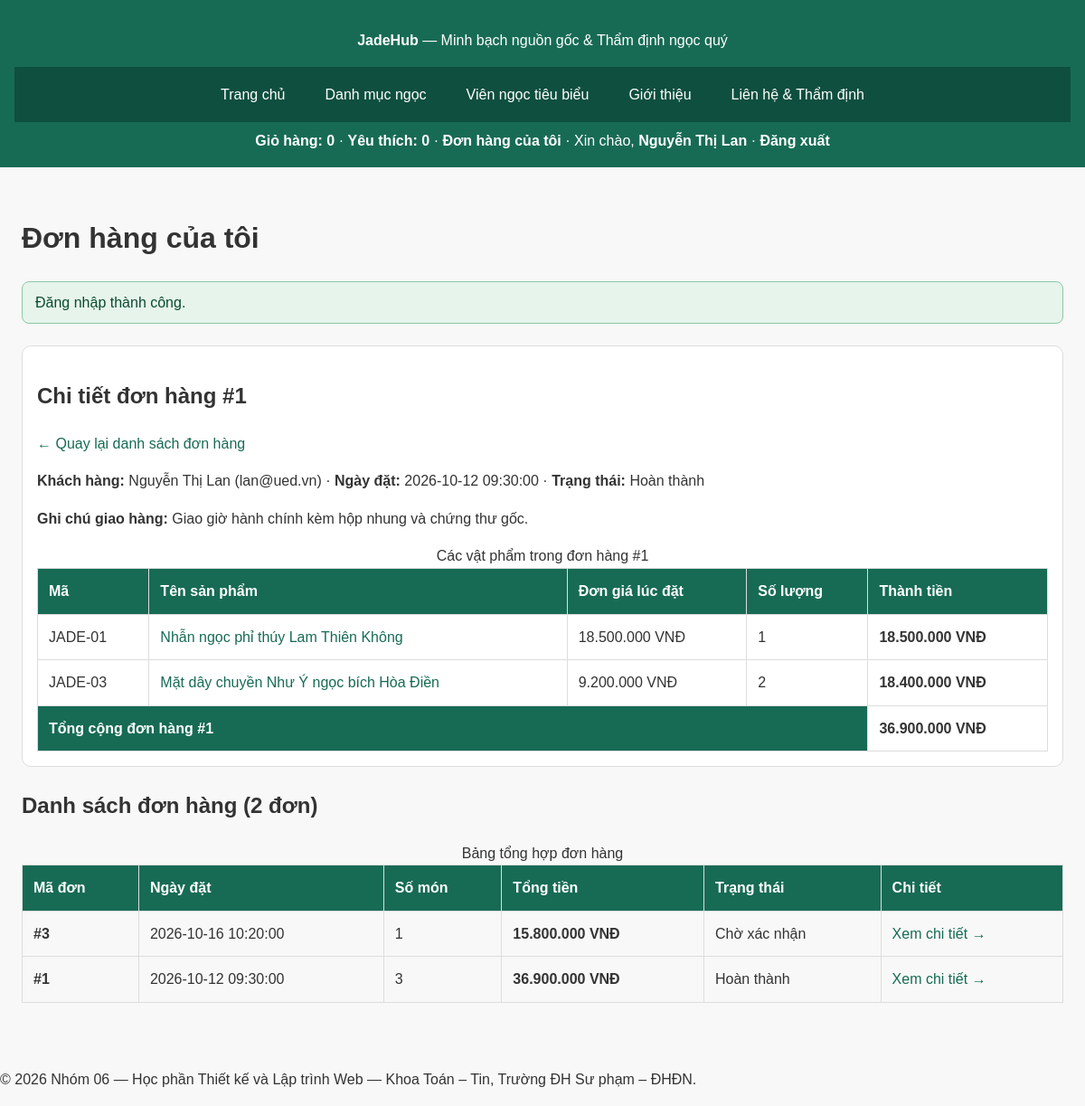
The app's page /don-hang.php?id=1 (signed in) with its own data.
### tables this page shows
CREATE TABLE nguoi_dung (
  id       INT UNSIGNED AUTO_INCREMENT PRIMARY KEY,
  email    VARCHAR(150) NOT NULL UNIQUE,
  ho_ten   VARCHAR(100) NOT NULL,
  mat_khau VARCHAR(255) NOT NULL,
  vai_tro  ENUM('khach_hang', 'quan_tri') NOT NULL DEFAULT 'khach_hang',
  ngay_tao DATETIME     NOT NULL DEFAULT CURRENT_TIMESTAMP
);

CREATE TABLE don_hang (
  id            INT UNSIGNED AUTO_INCREMENT PRIMARY KEY,
  nguoi_dung_id INT UNSIGNED NOT NULL,
  trang_thai    ENUM('cho_xac_nhan', 'dang_giao', 'hoan_thanh', 'da_huy') NOT NULL DEFAULT 'cho_xac_nhan',
  ghi_chu       VARCHAR(500) NULL,
  ngay_dat      DATETIME     NOT NULL DEFAULT CURRENT_TIMESTAMP,
  CONSTRAINT fk_don_hang_nguoi_dung FOREIGN KEY (nguoi_dung_id) REFERENCES nguoi_dung(id),
  INDEX idx_don_hang_nguoi_dung (nguoi_dung_id, ngay_dat)
);

CREATE TABLE chi_tiet_don (
  don_hang_id INT UNSIGNED      NOT NULL,
  san_pham_id INT UNSIGNED      NOT NULL,
  so_luong    SMALLINT UNSIGNED NOT NULL CHECK (so_luong >= 1 AND so_luong <= 99),
  don_gia     INT UNSIGNED      NOT NULL CHECK (don_gia >= 1000),
  PRIMARY KEY (don_hang_id, san_pham_id),
  CONSTRAINT fk_ctd_don_hang FOREIGN KEY (don_hang_id) REFERENCES don_hang(id) ON DELETE CASCADE,
  CONSTRAINT fk_ctd_san_pham FOREIGN KEY (san_pham_id) REFERENCES san_pham(id)
);

CREATE TABLE san_pham (
  id            INT UNSIGNED AUTO_INCREMENT PRIMARY KEY,
  danh_muc_id   INT UNSIGNED NOT NULL,
  ma            VARCHAR(30)  NOT NULL UNIQUE,
  ten           VARCHAR(200) NOT NULL,
  loai          VARCHAR(150) NOT NULL DEFAULT 'Ngọc tự nhiên',
  gia           INT UNSIGNED NOT NULL CHECK (gia >= 1000),
  ton_kho       INT UNSIGNED NOT NULL DEFAULT 0,
  xuat_xu       VARCHAR(100) NOT NULL DEFAULT 'Myanmar',
  kiem_dinh     VARCHAR(150) NOT NULL DEFAULT 'Đã thẩm định',
  trong_luong   VARCHAR(50)  NOT NULL DEFAULT '—',
  do_cung       VARCHAR(50)  NOT NULL DEFAULT '6.5 - 7.0',
  chiet_suat    VARCHAR(50)  NOT NULL DEFAULT '1.66',
  ty_trong      VARCHAR(50)  NOT NULL DEFAULT '3.33 g/cm³',
  anh           VARCHAR(255) NULL,
  anh_chung_thu VARCHAR(255) NULL,
  mo_ta         TEXT         NULL,
  ngay_tao      DATETIME     NOT NULL DEFAULT CURRENT_TIMESTAMP,
  CONSTRAINT fk_san_pham_danh_muc FOREIGN KEY (danh_muc_id) REFERENCES danh_muc(id),
  INDEX idx_san_pham_dm_gia (danh_muc_id, gia),
  INDEX idx_san_pham_gia (gia)
);

### inc/ham.php (called while the page is built, shortened)
<?php
function e(?string $s): string
{
    return htmlspecialchars((string) $s, ENT_QUOTES | ENT_SUBSTITUTE, 'UTF-8');
}
function vnd(int|float $so): string
{
    return number_format((float) $so, 0, ',', '.') . ' VNĐ';
}

### src/Services/GioHang.php (called while the page is built, shortened)
<?php
class GioHang
{
    public function tatCa(): array
    {
        $gio = $_SESSION[self::KHOA] ?? [];
        $sach = [];
        return $sach;
    }
    public function soMon(): int
    {
        return array_sum($this->tatCa());
    }
}

### inc/xac-thuc.php (called while the page is built, shortened)
<?php
function nguoiDung(): ?array
{
    static $nd = false;
    static $uidDaDoc = null;
    $uid = filter_var($_SESSION['uid'] ?? 0, FILTER_VALIDATE_INT, ['options' => ['min_range' => 1]]);
    if ($nd === false || $uidDaDoc !== $uid) {
        $st = db()->prepare('SELECT id, email, ho_ten, vai_tro FROM nguoi_dung WHERE id = ?');
        $st->execute([$uid]);
        $dong = $st->fetch();
        $nd = $dong !== false ? $dong : null;
        $uidDaDoc = $uid;
    }
    return $nd;
}
function yeuCauDangNhap(string $goc = ''): array
{
    $nd = nguoiDung();
    return $nd;
}

### inc/db.php (called while the page is built, shortened)
<?php
function db(): PDO
{
    static $pdo = null;
    if ($pdo === null) {
        $tuyChon = [
            PDO::ATTR_ERRMODE            => PDO::ERRMODE_EXCEPTION,
            PDO::ATTR_DEFAULT_FETCH_MODE => PDO::FETCH_ASSOC,
            PDO::ATTR_EMULATE_PREPARES   => false,
        ];
        $pdo = new PDO(
            'mysql:host=localhost;dbname=ltweb_nhom06;charset=utf8mb4',
            'root',
            '',
            $tuyChon
        );
    }
    return $pdo;
}

### don-hang.php (the view, shortened to what this page needs)
<?php
require __DIR__ . '/inc/config.php';
$nd       = yeuCauDangNhap();
$laAdmin  = ($nd['vai_tro'] ?? '') === 'quan_tri';
$uid      = (int) $nd['id'];
$donChiTiet = null;
$dsMonTrongDon = [];
if (isset($_GET['id'])) {
    $idDon = filter_var($_GET['id'], FILTER_VALIDATE_INT, ['options' => ['min_range' => 1]]);
    if ($idDon !== false) {
        if ($laAdmin) {
            $st = db()->prepare(
                'SELECT dh.*, nd.ho_ten, nd.email
                 FROM don_hang dh
                 JOIN nguoi_dung nd ON nd.id = dh.nguoi_dung_id
                 WHERE dh.id = ?'
            );
            $st->execute([$idDon]);
        } else {
            $st = db()->prepare(
                'SELECT dh.*, nd.ho_ten, nd.email
                 FROM don_hang dh
                 JOIN nguoi_dung nd ON nd.id = dh.nguoi_dung_id
                 WHERE dh.id = ? AND dh.nguoi_dung_id = ?'
            );
            $st->execute([$idDon, $uid]);
        }
        $donChiTiet = $st->fetch() ?: null;
    }
    $stCt = db()->prepare(
        'SELECT ctd.san_pham_id, ctd.so_luong, ctd.don_gia,
                (ctd.so_luong * ctd.don_gia) AS thanh_tien,
                sp.ma, sp.ten, sp.anh
         FROM chi_tiet_don ctd
         JOIN san_pham sp ON sp.id = ctd.san_pham_id
         WHERE ctd.don_hang_id = ?
         ORDER BY ctd.san_pham_id ASC'
    );
    $stCt->execute([(int) $donChiTiet['id']]);
    $dsMonTrongDon = $stCt->fetchAll();
}
if ($laAdmin) {
    $dsDon = db()->query(
        'SELECT dh.id, dh.nguoi_dung_id, dh.trang_thai, dh.ghi_chu, dh.ngay_dat,
                nd.ho_ten, nd.email,
                COALESCE(SUM(ctd.so_luong), 0) AS tong_mon,
                COALESCE(SUM(ctd.so_luong * ctd.don_gia), 0) AS tong_tien
         FROM don_hang dh
         JOIN nguoi_dung nd ON nd.id = dh.nguoi_dung_id
         LEFT JOIN chi_tiet_don ctd ON ctd.don_hang_id = dh.id
         GROUP BY dh.id, dh.nguoi_dung_id, dh.trang_thai, dh.ghi_chu, dh.ngay_dat, nd.ho_ten, nd.email
         ORDER BY dh.ngay_dat DESC, dh.id DESC'
    )->fetchAll();
} else {
    $stDs = db()->prepare(
        'SELECT dh.id, dh.nguoi_dung_id, dh.trang_thai, dh.ghi_chu, dh.ngay_dat,
                COALESCE(SUM(ctd.so_luong), 0) AS tong_mon,
                COALESCE(SUM(ctd.so_luong * ctd.don_gia), 0) AS tong_tien
         FROM don_hang dh
         LEFT JOIN chi_tiet_don ctd ON ctd.don_hang_id = dh.id
         WHERE dh.nguoi_dung_id = ?
         GROUP BY dh.id, dh.nguoi_dung_id, dh.trang_thai, dh.ghi_chu, dh.ngay_dat
         ORDER BY dh.ngay_dat DESC, dh.id DESC'
    );
    $stDs->execute([$uid]);
    $dsDon = $stDs->fetchAll();
}
$trang  = '';
require __DIR__ . '/inc/header.php';
?>
    <main id="noi-dung">
        <h1><?= $laAdmin ? 'Quản lý toàn bộ đơn hàng trên sàn' : 'Đơn hàng của tôi' ?></h1>
<?php require __DIR__ . '/inc/thong-bao.php'; ?>
<?php if ($donChiTiet !== null):
    $tongDonCt = array_sum(array_map(fn(array $m): int => (int) $m['thanh_tien'], $dsMonTrongDon));
?>
        <section class="chi-tiet-don-hang">
            <h2>Chi tiết đơn hàng #<?= (int) $donChiTiet['id'] ?></h2>
            <p><a href="don-hang.php">← Quay lại danh sách đơn hàng</a></p>
            <p>
                <strong>Khách hàng:</strong> <?= e((string) $donChiTiet['ho_ten']) ?> (<?= e((string) $donChiTiet['email']) ?>) ·
                <strong>Ngày đặt:</strong> <?= e((string) $donChiTiet['ngay_dat']) ?> ·
                <strong>Trạng thái:</strong> <?= e(TRANG_THAI_DON[$donChiTiet['trang_thai']] ?? (string) $donChiTiet['trang_thai']) ?>
            </p>
<?php if (($donChiTiet['ghi_chu'] ?? '') !== '' && $donChiTiet['ghi_chu'] !== null): ?>
            <p><strong>Ghi chú giao hàng:</strong> <?= e((string) $donChiTiet['ghi_chu']) ?></p>
<?php endif; ?>
            <div class="khung-bang">
                <table>
                    <caption>Các vật phẩm trong đơn hàng #<?= (int) $donChiTiet['id'] ?></caption>
                    <thead>
                        <tr>
                            <th scope="col">Mã</th>
                            <th scope="col">Tên sản phẩm</th>
                            <th scope="col">Đơn giá lúc đặt</th>
                            <th scope="col">Số lượng</th>
                            <th scope="col">Thành tiền</th>
                        </tr>
                    </thead>
                    <tbody>
<?php foreach ($dsMonTrongDon as $m): ?>
                        <tr>
                            <td><?= e((string) $m['ma']) ?></td>
                            <td><a href="chi-tiet.php?id=<?= (int) $m['san_pham_id'] ?>"><?= e((string) $m['ten']) ?></a></td>
                            <td><?= e(vnd((int) $m['don_gia'])) ?></td>
                            <td><?= (int) $m['so_luong'] ?></td>
                            <td><strong><?= e(vnd((int) $m['thanh_tien'])) ?></strong></td>
                        </tr>
<?php endforeach; ?>
                    </tbody>
                    <tfoot>
                        <tr>
                            <th scope="row" colspan="4">Tổng cộng đơn hàng #<?= (int) $donChiTiet['id'] ?></th>
                            <td><strong><?= e(vnd($tongDonCt)) ?></strong></td>
                        </tr>
                    </tfoot>
                </table>
            </div>
        </section>
<?php endif; ?>
        <section>
            <h2>Danh sách đơn hàng (<?= count($dsDon) ?> đơn)</h2>
<?php if (!$dsDon): ?>
            <p>Bạn chưa có đơn hàng nào. <a href="danh-sach.php">Khám phá danh mục ngọc quý →</a></p>
<?php else: ?>
            <div class="khung-bang">
                <table>
                    <caption>Bảng tổng hợp đơn hàng</caption>
                    <thead>
                        <tr>
                            <th scope="col">Mã đơn</th>
                            <th scope="col">Ngày đặt</th>
                            <th scope="col">Số món</th>
                            <th scope="col">Tổng tiền</th>
                            <th scope="col">Trạng thái</th>
                            <th scope="col">Chi tiết</th>
                        </tr>
                    </thead>
                    <tbody>
<?php foreach ($dsDon as $d): ?>
                        <tr>
                            <td><strong>#<?= (int) $d['id'] ?></strong></td>
                            <td><?= e((string) $d['ngay_dat']) ?></td>
                            <td><?= (int) $d['tong_mon'] ?></td>
                            <td><strong><?= e(vnd((int) $d['tong_tien'])) ?></strong></td>
                            <td>
<?php if ($laAdmin): ?>
                                <form method="post" action="don-hang.php" class="form-loc-thu">
                                    <input type="hidden" name="don_hang_id" value="<?= (int) $d['id'] ?>">
                                    <label for="tt-<?= (int) $d['id'] ?>" class="an-man-hinh">Trạng thái đơn #<?= (int) $d['id'] ?></label>
                                    <select id="tt-<?= (int) $d['id'] ?>" name="trang_thai">
<?php foreach (TRANG_THAI_DON as $maTt => $nhanTt): ?>
                                        <option value="<?= e($maTt) ?>"<?= $maTt === $d['trang_thai'] ? ' selected' : '' ?>><?= e($nhanTt) ?></option>
<?php endforeach; ?>
                                    </select>
                                    <button type="submit" class="nut-phu">Lưu</button>
                                </form>
<?php else: ?>
                                <?= e(TRANG_THAI_DON[$d['trang_thai']] ?? (string) $d['trang_thai']) ?>
<?php endif; ?>
                            </td>
                            <td><a href="don-hang.php?id=<?= (int) $d['id'] ?>">Xem chi tiết →</a></td>
                        </tr>
<?php endforeach; ?>
                    </tbody>
                </table>
            </div>
<?php endif; ?>
        </section>
    </main>
<?php require __DIR__ . '/inc/footer.php'; ?>

### inc/header.php (shortened to what this page needs)
<?php
$goc ??= '';
$trang ??= '';
$bodyClass ??= 'trang';
$hdGio = new App\Services\GioHang();
$hdNd  = nguoiDung();
$hdMenu = [
    'index'      => ['index.php', 'Trang chủ'],
    'danh-sach'  => ['danh-sach.php', 'Danh mục ngọc'],
    'chi-tiet'   => ['chi-tiet.php?id=1', 'Viên ngọc tiêu biểu'],
    'gioi-thieu' => ['gioi-thieu.php', 'Giới thiệu'],
    'lien-he'    => ['lien-he.php', 'Liên hệ & Thẩm định'],
];
?>
<!DOCTYPE html>
<html lang="vi">
<head>
    <link rel="stylesheet" href="<?= e($goc) ?>css/style.css">
</head>
<body<?= $bodyClass !== '' ? ' class="' . e($bodyClass) . '"' : '' ?> data-goc="<?= e($goc) ?>">
    <header>
        <p><strong>JadeHub</strong> — Minh bạch nguồn gốc &amp; Thẩm định ngọc quý</p>
        <nav aria-label="Menu chính">
            <ul>
<?php foreach ($hdMenu as $hdKhoa => [$hdLienKet, $hdNhan]): ?>
                <li><a href="<?= e($goc . $hdLienKet) ?>"<?= $hdKhoa === $trang ? ' aria-current="page"' : '' ?>><?= e($hdNhan) ?></a></li>
<?php endforeach; ?>
            </ul>
        </nav>
        <p class="tom-tat-yeu-thich">
            <a href="<?= e($goc) ?>gio-hang.php">Giỏ hàng: <span id="so-mon" data-dem-gio><?= $hdGio->soMon() ?></span></a>
            · <a href="<?= e($goc) ?>danh-sach.php">Yêu thích: <span data-dem-yeu-thich="">0</span></a>
<?php if ($hdNd !== null): ?>
            · <a href="<?= e($goc) ?>don-hang.php">Đơn hàng của tôi</a>
            · <span class="ten-nguoi-dung">Xin chào, <strong><?= e((string) $hdNd['ho_ten']) ?></strong></span>
            · <a href="<?= e($goc) ?>dang-xuat.php">Đăng xuất</a>
<?php else: ?>
            · <a href="<?= e($goc) ?>dang-nhap.php">Đăng nhập</a>
            · <a href="<?= e($goc) ?>dang-ky.php">Đăng ký</a>
<?php endif; ?>
        </p>
    </header>

### css/style.css (style rules this page uses)
:root { --mau-chinh: #176b55; --mau-chinh-dam: #0f4f3f; --mau-nhan: #d4af37; --mau-chu: #333333; --mau-chu-nhat: #666666; --mau-nen: #f7f8f7; --mau-trang: #ffffff; --mau-vien: #dddddd; --bo-goc: 10px; --khoang-nho: 8px; --khoang-vua: 16px; --khoang-lon: 24px; --chieu-rong-toi-da: 1200px; }
*, *::before, *::after { box-sizing: border-box; }
html { scroll-behavior: smooth; }
body { margin: 0; padding: 0; font-family: Arial, Helvetica, sans-serif; line-height: 1.6; color: var(--mau-chu); background-color: var(--mau-nen); }
a { color: var(--mau-chinh); text-decoration: none; }
.trang { min-height: 100vh; display: grid; grid-template-columns: 1fr; grid-template-areas: "dau" "menu" "chinh" "chan"; }
header { grid-area: dau; }
nav { grid-area: menu; }
main { grid-area: chinh; width: 100%; max-width: var(--chieu-rong-toi-da); margin: 0 auto; padding: var(--khoang-vua); }
header { padding: var(--khoang-vua); text-align: center; color: var(--mau-trang); background-color: var(--mau-chinh); }
nav { background-color: var(--mau-chinh-dam); }
nav ul { margin: 0; padding: var(--khoang-nho); list-style: none; display: flex; flex-direction: column; gap: var(--khoang-nho); }
nav a { display: block; padding: 10px var(--khoang-vua); color: var(--mau-trang); text-align: center; border-radius: var(--bo-goc); transition: background-color 0.2s ease; }
main>section { margin-bottom: var(--khoang-lon); }
main { min-width: 0; }
.khung-bang { width: 100%; overflow-x: auto; }
table { width: 100%; border-collapse: collapse; }
th, td { padding: 12px; border: 1px solid var(--mau-vien); text-align: left; }
th { background-color: var(--mau-chinh); color: var(--mau-trang); }
@media (min-width: 768px) { nav ul { flex-direction: row; justify-content: center; align-items: center; flex-wrap: wrap; } }
@media (min-width: 768px) { nav a { padding: 10px 18px; } }
@media (min-width: 1200px) { main { padding: 32px 24px; } }
.tom-tat-yeu-thich { margin: 8px 0 0; }
.tom-tat-yeu-thich a { color: var(--mau-trang); font-weight: bold; }
.tom-tat-yeu-thich { overflow-wrap: anywhere; }
.ten-nguoi-dung { font-weight: normal; }
.vien-ngoc-tieu-bieu, .khu-dat-hang, .chi-tiet-don-hang { margin-top: var(--khoang-lon); padding: var(--khoang-vua); background-color: var(--mau-trang); border: 1px solid var(--mau-vien); border-radius: var(--bo-goc); }

### records on screen
nguoi_dung: ho_ten "Nguyễn Thị Lan"
don_hang: id "1", nguoi_dung.ho_ten "Nguyễn Thị Lan", nguoi_dung.email "lan@ued.vn", ngay_dat "2026-10-12 09:30:00", trang_thai "Hoàn thành", ghi_chu "Giao giờ hành chính kèm hộp nhung và chứng thư gốc.", tong_mon "3", tong_tien "36.900.000 VNĐ"
chi_tiet_don: san_pham.ma "JADE-01", san_pham.ten "Nhẫn ngọc phỉ thúy Lam Thiên Không", don_gia "18.500.000 VNĐ", so_luong "1", thanh_tien "18.500.000 VNĐ"
chi_tiet_don: san_pham.ma "JADE-03", san_pham.ten "Mặt dây chuyền Như Ý ngọc bích Hòa Điền", don_gia "9.200.000 VNĐ", so_luong "2", thanh_tien "18.400.000 VNĐ"
don_hang: id "3", ngay_dat "2026-10-16 10:20:00", tong_mon "1", tong_tien "15.800.000 VNĐ", trang_thai "Chờ xác nhận"

### other values on screen
$hdNhan "Trang chủ"
$hdNhan "Danh mục ngọc"
$hdNhan "Viên ngọc tiêu biểu"
$hdNhan "Giới thiệu"
$hdNhan "Liên hệ & Thẩm định"
$hdGio->soMon() "0"
$tbFlash['nd'] "Đăng nhập thành công."
vnd($tongDonCt) "36.900.000 VNĐ"
count($dsDon) "2"
